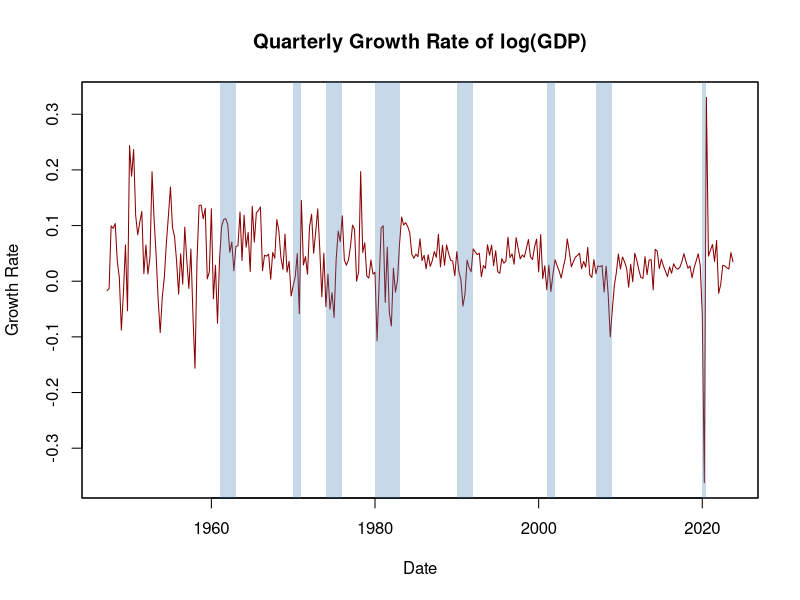
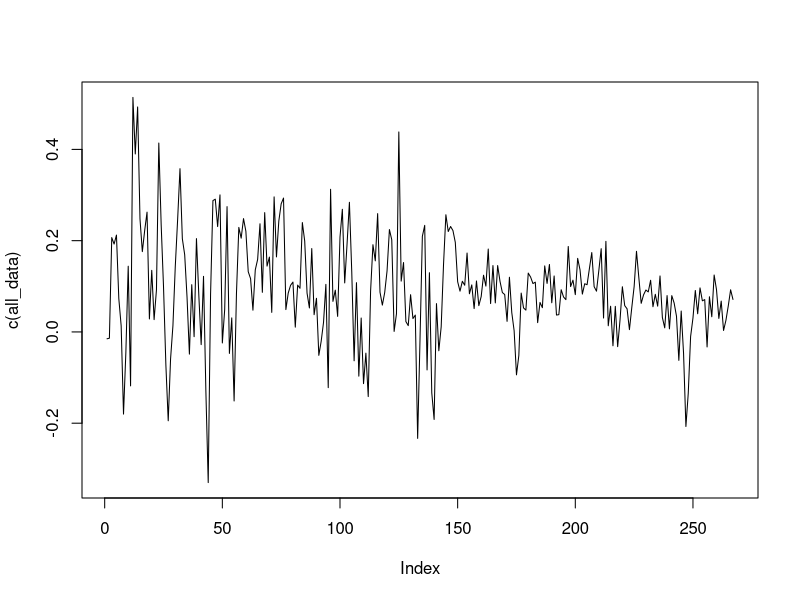
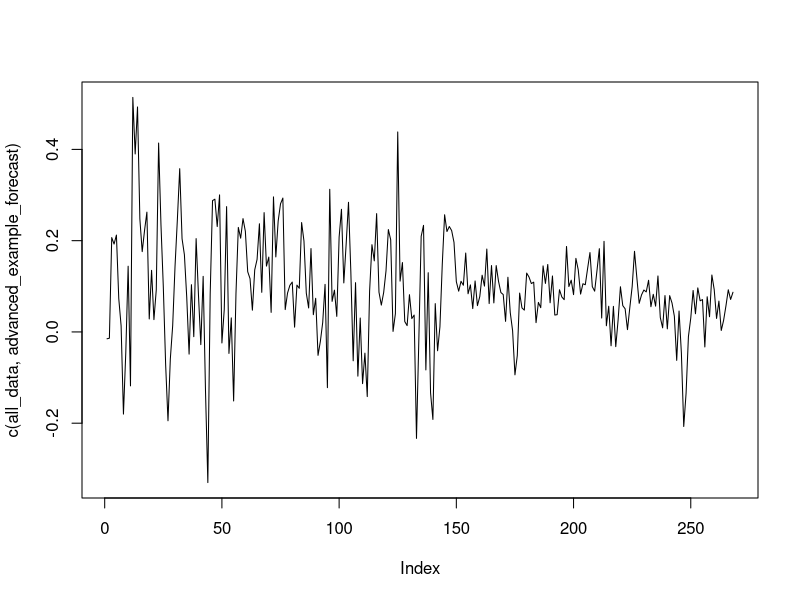

These charts were generated, in order, by the following R code:
## ---- chunk 1

library(tidyverse)
library(ggplot2)
library(zoo)
library(forecast)
library(xts)
library(readxl)

## ---- chunk 2

# Reading the GDP data
RGDP_Data <- read_excel("RGDP Data.xlsx")

# extracting the most revised values/recent data (2024 Q1) 
latest_data <- RGDP_Data$ROUTPUT24Q1

# creating a lag for all quarters
lag(latest_data)

# check is a dataset to validate whether the data is stationary 
check <- data.frame(RGDP_Data$DATE, log(latest_data), lag(log(latest_data)))

check <- check %>% 
  rename(c("Date" = "RGDP_Data.DATE",
           "Raw Data" = "log.latest_data.",
           "First Lag" = "lag.log.latest_data.."))

# calculating growth rate of log(GDP) from one quarter to the next
check <- check[-1,] %>% 
  mutate(growth_rate = (log(`Raw Data`) - log(`First Lag`))/log(`First Lag`) * 100)

# formatting the data variable in terms of year and quarters
Dates <- gsub(":", " ", check$Date) 
check <- check %>% 
  mutate(Time = as.yearqtr(Dates)) %>% 
  select(c(Time, growth_rate)) %>% 
  mutate(growth_rate = as.numeric(growth_rate))

check_xts <- xts(check$growth_rate, check$Time) 

plot(as.zoo(check_xts), 
     plot.type = "single", 
     col = c("darkred"),
     lwd = 1,
     xlab = "Date",
     ylab = "Growth Rate",
     main = "Quarterly Growth Rate of log(GDP)")

# function that transform years to class 'yearqtr'
YToYQTR <- function(years){
  return(
      sort(as.yearqtr(sapply(years, paste, c("Q1", "Q2", "Q3", "Q4"))))
  )
}

# recessions
recessions <- YToYQTR(c(1961:1962, 1970, 1974:1975, 1980:1982, 1990:1991,
                2001, 2007:2008))
# the COVID recession ended in April 2020 according to the Fed
recessions_covid <- append(recessions, 
                           c(as.yearqtr("2020 Q1"), 
                             as.yearqtr("2020 Q2")))
          
# colour shading for recessions
xblocks(time(as.zoo(check_xts)), 
        c(time(check_xts) %in% recessions_covid), 
        col = alpha("steelblue", alpha = 0.3))


## EXPLAIN EVERYTHING 
# variance of initial years (prior to them changing to GDP) seems higher 
## ---- chunk 3

# Using the basic AR model from lecture 
# Inputs: Y - predicted variable, p - AR order, h - forecast horizon

fitAR=function(Y,p,h){
  
  # create p lags + forecast horizon shift (=h option)
  aux = embed(Y, p+h)
  
  #  Y variable aligned/adjusted for missing data due to lags
  y = aux[,1] 
  
  # lags of Y (predictors) corresponding to forecast horizon (prevent leakage)
  X = as.matrix(aux[,-c(1:(ncol(Y)*h))])

  # retrieve last p observations
  X.out = tail(aux,1)[1:ncol(X)] 

  # estimate direct h-step AR(p) by OLS 
  model = lm(y~X) 
  
  # extract coefficients
  coef = coef(model) 

  #make a forecast using the last few observations: a direct h-step forecast.
  pred = c(1,X.out)%*%coef 
  
  #note the addition of a constant to the test observation vector
  
  #get unadjusted rmsfe (ignoring estimation uncertainty)
  rmsfe = sqrt(sum(model$residuals^2)/nrow(X)) 
  
  #save estimated AR regression, prediction, and estimated coefficients
  return(list("model"=model,"pred"=pred,"coef"=coef, "rmsfe"=rmsfe)) 
}


# Creating a test dataset that comprises the growth_rate from the check dataset 

test_AR <- as.matrix(check$growth_rate)


fitAR(test_AR, 2, 2)

## ---- chunk 4

# calculating mean first revision percentage changes 

# extracting initial values of all variables from 1965 Q3 to 2019 Q4 (pre-covid)
# 1965 Q4 onwards is when they first started revising data from the previous quarter 

data_65q3_onwards <- RGDP_Data[c(75:292), c(1:219)]  %>% 
  subset(select = -DATE) 

# convert the above data to a matrix for easier manipulation
m1 <- as.matrix(data_65q3_onwards) 

data_65q3_onwards <- matrix(m1, ncol = ncol(data_65q3_onwards), dimnames = NULL)

# base dataset showing the GDP values across quarters 

GDP_across_q <- RGDP_Data[c(74:293), c(1:220)] %>%
  subset(select = -DATE) %>%
  mutate_all(as.numeric)

colnames(GDP_across_q) <- NULL

GDP_across_q <- as.matrix(GDP_across_q) 

lagged_GDP_across_q <- lag(GDP_across_q)

df <- 100 * (log(GDP_across_q) - log(lagged_GDP_across_q))/log(lagged_GDP_across_q)

# Removing the first and last row since we had added those to compute the lag.
df <- df[-c(1, 220),]

# Revised values is a data frame that shows the growth rate of each quarter as compared to the previous quarter, across revisions. For instance, revision0 is the initial growth rate for each quarter, and revision1 shows the growth rate after values have been revised. 

revised_growth <- data.frame(matrix(NA, nrow = 218, ncol = 0))

for (i in 0:40){
  na_vector = c(replicate(218, NA)) 
  na_vector = as.numeric(na_vector)
  
  values <- diag(df)
  
  col_name = paste0("revision", i)
  
  na_vector[1:(218-i)] = values[1:(218-i)]
  revised_growth[[`col_name`]] = na_vector
  
  df <- df[,-c(1)]
}


# Now, we are looking into how the growth rates change due to revision
lagged_growth <- revised_growth[, -c(ncol(revised_growth))]
revised_growth <- revised_growth[,-c(1)]

# We're taking the average of the change in growth per revision 
change_in_growth <- 100*((revised_growth - lagged_growth)/lagged_growth)

change_in_growth[sapply(change_in_growth, is.infinite)] <- NA
  
change_in_growth <- change_in_growth %>% apply(2, mean, na.rm = TRUE)


## ---- chunk 5

prep_func = function(dataset, row_range, col_range){
  
  # cut dataset into relevant ranges
  
  data_across_q <- dataset[row_range, col_range] %>%
    subset(select = -DATE) %>%
    mutate_all(as.numeric)
  
  colnames(data_across_q) <- NULL
  
  data_across_q <- as.matrix(data_across_q) 
  
  lagged_data_across_q <- lag(data_across_q)
  
  df <- 100 * (log(data_across_q) - log(lagged_data_across_q))/log(lagged_data_across_q)
  
  # Removing the first and last row since we had added those to compute the lag.
  df <- df[-c(1, length(row_range)),]
  
  # Revised values is a data frame that shows the growth rate of each quarter as compared to the previous quarter, across revisions. For instance, revision0 is the initial growth rate for each quarter, and revision1 shows the growth rate after values have been revised. 
  
  revised_growth <- data.frame(matrix(NA, nrow = length(row_range) - 2, ncol = 0))
  
  for (i in 0:40){
    na_vector = c(replicate(length(row_range) - 2, NA)) 
    na_vector = as.numeric(na_vector)
    
    values <- diag(df)
    
    col_name = paste0("revision", i)
    
    na_vector[1:(length(row_range) - 2 -i)] = values[1:(length(row_range) - 2 -i)]
    revised_growth[[`col_name`]] = na_vector
    
    df <- df[,-c(1)]
  }
  
  revised_growth_df <- revised_growth
  
  # Now, we are looking into how the growth rates change due to revision
  lagged_growth <- revised_growth[, -c(ncol(revised_growth))]
  revised_growth <- revised_growth[,-c(1)]
  
  # We're taking the average of the change in growth per revision 
  change_in_growth <- 100*((revised_growth - lagged_growth)/lagged_growth)
  
  change_in_growth[sapply(change_in_growth, is.infinite)] <- NA
    
  change_in_growth <- change_in_growth %>% apply(2, mean, na.rm = TRUE)
  
  return(list("df" = revised_growth_df, "delta" = change_in_growth))
}

dataset <- RGDP_Data
row_range <- c(74:293)
col_range <- c(1:220)

post_prep_gdp <- prep_func(dataset, row_range, col_range)
post_prep_gdp_df <- post_prep_gdp$df
post_prep_gdp_delta = post_prep_gdp$delta
## ---- chunk 6

# Housing starts

hstarts <- read_excel("hstartsMvMd.xlsx")

# Data only available from 1970 Apr onwards, is in monthly rather than quarterly


## ---- chunk 7

example_q = "2014 Q1"
example_yq = as.yearqtr(example_q)

# Formatting dataframe of quarters and their estimated values
working_df = RGDP_Data[, -c(1)] %>%
  mutate_all(as.numeric)

colnames(working_df) <- sapply(seq(as.Date(as.yearqtr("1965 Q4", format = "%Y Q%q")), by="quarter", length.out = ncol(working_df)), function(x) format(as.yearqtr(x), format = "%Y Q%q"))

rownames(working_df) <- sapply(seq(as.Date(as.yearqtr("1947 Q1", format = "%Y Q%q")), by="quarter", length.out = nrow(working_df)), function(x) format(as.yearqtr(x), format = "%Y Q%q"))

# Calculating growth rate of each quarter
lagged_working_df = lag(working_df)
perc_change_df = (100 * (log(working_df) - log(lagged_working_df)) / log(lagged_working_df))[-c(1),]

## ---- chunk 8

end_of_row_mark = (example_yq - as.yearqtr("1947 Q1", format = "%Y Q%q")) * 4 - 1

basic_values <- perc_change_df[1:end_of_row_mark,][[`example_q`]]

test <- as.matrix(basic_values)

basic_AR_model = fitAR(test, 2, 2)

basic_example_forecast = basic_AR_model$pred
basic_example_model = basic_AR_model$model
basic_example_forecast

AIC_basicAR = AIC(basic_AR_model$model)
AIC_basicAR


## ---- chunk 9

# Split dataframe into 10 years before target date and current value of growth for quarters more than 10 years ago
ten_year_mark = (example_yq - 10 - as.yearqtr("1947 Q1", format = "%Y Q%q")) * 4
end_of_row_mark = (example_yq - as.yearqtr("1947 Q1", format = "%Y Q%q")) * 4 - 1

# Most recent values for start of time to 10 years before target date
ancient_values <- perc_change_df[1:ten_year_mark,][[`example_q`]]

# All other values
recent_values <- perc_change_df[(ten_year_mark + 1):
                                  end_of_row_mark,][[`example_q`]]

# Applying approximation of final growth numbers on recent values
forecast_growth = recent_values 
for (i in 1:length(recent_values)){
  for (j in 1:i){
    forecast_growth[i] = forecast_growth[i] * (1 + (change_in_growth[40 - j] / 100) )
  }
}

all_data = c(ancient_values, forecast_growth)


test2 <- as.matrix(all_data)

AR_fitted_model = fitAR(test2, 2, 2)

advanced_example_forecast = AR_fitted_model$pred
advanced_example_model = AR_fitted_model$model
advanced_example_forecast

plot(c(all_data), type = "l", lwd = 1)
plot(c(all_data, advanced_example_forecast), type = "l", lwd = 1)

AIC_advancedAR = AIC(AR_fitted_model$model)
AIC_advancedAR

